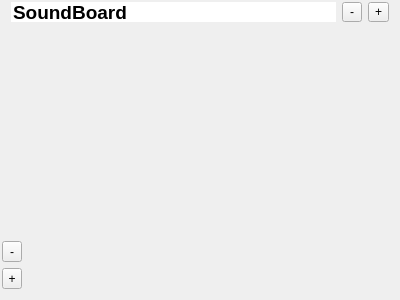
<?xml version="1.0" encoding="UTF-8"?>
<ui version="4.0">
 <class>SoundBoard</class>
 <widget class="QWidget" name="SoundBoard">
  <property name="geometry">
   <rect>
    <x>0</x>
    <y>0</y>
    <width>400</width>
    <height>300</height>
   </rect>
  </property>
  <property name="windowTitle">
   <string>Form</string>
  </property>
  <layout class="QVBoxLayout" name="verticalLayout">
   <property name="spacing">
    <number>2</number>
   </property>
   <property name="margin">
    <number>2</number>
   </property>
   <item>
    <widget class="QWidget" name="widget_2" native="true">
     <property name="maximumSize">
      <size>
       <width>16777215</width>
       <height>20</height>
      </size>
     </property>
     <layout class="QHBoxLayout" name="horizontalLayout_2">
      <property name="topMargin">
       <number>0</number>
      </property>
      <property name="bottomMargin">
       <number>0</number>
      </property>
      <item>
       <widget class="QLineEdit" name="BoardTitle">
        <property name="font">
         <font>
          <pointsize>14</pointsize>
          <weight>75</weight>
          <bold>true</bold>
         </font>
        </property>
        <property name="text">
         <string>SoundBoard</string>
        </property>
        <property name="frame">
         <bool>false</bool>
        </property>
       </widget>
      </item>
      <item>
       <widget class="QToolButton" name="RemoveColumnButton">
        <property name="minimumSize">
         <size>
          <width>20</width>
          <height>0</height>
         </size>
        </property>
        <property name="text">
         <string>-</string>
        </property>
       </widget>
      </item>
      <item>
       <widget class="QToolButton" name="AddColumnButton">
        <property name="text">
         <string>+</string>
        </property>
       </widget>
      </item>
     </layout>
    </widget>
   </item>
   <item>
    <widget class="QWidget" name="widget" native="true">
     <layout class="QHBoxLayout" name="horizontalLayout">
      <property name="spacing">
       <number>2</number>
      </property>
      <property name="margin">
       <number>0</number>
      </property>
      <item>
       <widget class="QWidget" name="widget_4" native="true">
        <property name="maximumSize">
         <size>
          <width>20</width>
          <height>16777215</height>
         </size>
        </property>
        <layout class="QVBoxLayout" name="verticalLayout_2">
         <property name="leftMargin">
          <number>0</number>
         </property>
         <property name="topMargin">
          <number>9</number>
         </property>
         <property name="rightMargin">
          <number>0</number>
         </property>
         <item>
          <spacer name="verticalSpacer">
           <property name="orientation">
            <enum>Qt::Vertical</enum>
           </property>
           <property name="sizeHint" stdset="0">
            <size>
             <width>17</width>
             <height>199</height>
            </size>
           </property>
          </spacer>
         </item>
         <item>
          <widget class="QToolButton" name="RemoveRawButton">
           <property name="minimumSize">
            <size>
             <width>20</width>
             <height>0</height>
            </size>
           </property>
           <property name="text">
            <string>-</string>
           </property>
          </widget>
         </item>
         <item>
          <widget class="QToolButton" name="AddRowButton">
           <property name="minimumSize">
            <size>
             <width>20</width>
             <height>0</height>
            </size>
           </property>
           <property name="text">
            <string>+</string>
           </property>
          </widget>
         </item>
        </layout>
       </widget>
      </item>
      <item>
       <widget class="QWidget" name="MainBoard" native="true">
        <layout class="QGridLayout" name="gridLayout"/>
       </widget>
      </item>
     </layout>
    </widget>
   </item>
  </layout>
 </widget>
 <resources/>
 <connections/>
</ui>
